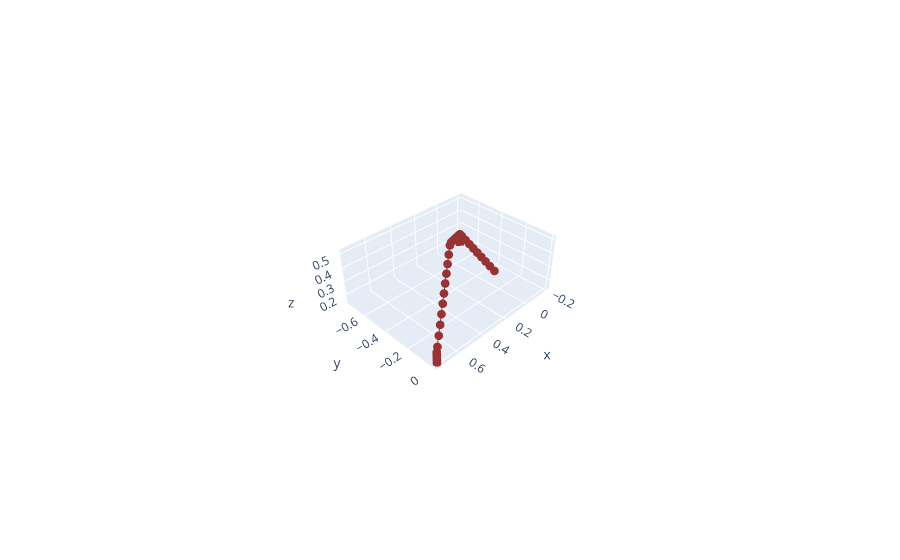

The notebook cell saved with this chart:
### Markdown cell above
Unfortunately, Altair doesn't do 3D plotting (neither does mpld3), so here is the Plotly Express version.

### Code cell
data = dataframe(traj_p_G, np.linspace(traj_p_G.start_time(), traj_p_G.end_time(), 50), ['x','y','z'])
# print(data)
fig = px.line_3d(data, x='x', y='y', z='z')
fig.update_traces(mode='lines+markers',
                  marker=dict(size=3, color="rgb(153, 51, 51)"),
                  line=dict(color="rgb(153, 51, 51)"))
if running_as_notebook:
    fig.show()

### Figure 1 — Plotly figure (JSON) as saved in the notebook; plotly's stock layout.template omitted (floating-point values rounded to 4 significant figures)
{"data": [{"hovertemplate": "x=%{x}<br>y=%{y}<br>z=%{z}<extra></extra>", "legendgroup": "", "line": {"color": "rgb(153, 51, 51)", "dash": "solid"}, "marker": {"color": "rgb(153, 51, 51)", "size": 3}, "mode": "lines+markers", "name": "", "scene": "scene", "showlegend": false, "type": "scatter3d", "x": [0, -0.0234, -0.04679, -0.07019, -0.09358, -0.117, -0.1404, -0.1638, -0.1872, -0.2, -0.2, -0.2, -0.2, -0.2, -0.2, -0.2, -0.2, -0.2, -0.2, -0.1585, -0.1141, -0.06976, -0.02542, 0.01893, 0.06327, 0.1076, 0.152, 0.1963, 0.2407, 0.285, 0.3294, 0.3737, 0.418, 0.4624, 0.5067, 0.5511, 0.5954, 0.6398, 0.6841, 0.7285, 0.75, 0.75, 0.75, 0.75, 0.75, 0.75, 0.75, 0.75, 0.75, 0.75], "y": [-0.25, -0.3085, -0.367, -0.4255, -0.484, -0.5424, -0.6009, -0.6594, -0.7179, -0.75, -0.75, -0.75, -0.75, -0.75, -0.75, -0.75, -0.75, -0.75, -0.75, -0.7172, -0.6822, -0.6472, -0.6122, -0.5772, -0.5422, -0.5071, -0.4721, -0.4371, -0.4021, -0.3671, -0.3321, -0.2971, -0.2621, -0.2271, -0.192, -0.157, -0.122, -0.08702, -0.05201, -0.017, -7.299e-35, -2.149e-34, -3.567e-34, -4.499e-34, -4.499e-34, -4.499e-34, -4.661e-34, -5.607e-34, -6.553e-34, -7.499e-34], "z": [0.25, 0.2471, 0.2442, 0.2412, 0.2383, 0.2354, 0.2325, 0.2295, 0.2266, 0.2136, 0.1884, 0.1632, 0.145, 0.145, 0.145, 0.1477, 0.173, 0.1982, 0.2234, 0.2512, 0.2792, 0.3073, 0.3353, 0.3633, 0.3913, 0.4193, 0.4473, 0.4753, 0.5033, 0.5187, 0.4907, 0.4627, 0.4347, 0.4066, 0.3786, 0.3506, 0.3226, 0.2946, 0.2666, 0.2386, 0.212, 0.1868, 0.1616, 0.145, 0.145, 0.145, 0.1493, 0.1746, 0.1998, 0.225]}], "layout": {"autosize": true, "legend": {"tracegroupgap": 0}, "margin": {"t": 60}, "scene": {"aspectmode": "auto", "aspectratio": {"x": 1.477, "y": 1.166, "z": 0.5809}, "camera": {"center": {"x": 0, "y": 0, "z": 0}, "eye": {"x": 2.622, "y": 2.622, "z": 2.622}, "projection": {"type": "perspective"}, "up": {"x": 0, "y": 0, "z": 1}}, "domain": {"x": [0, 1], "y": [0, 1]}, "xaxis": {"title": {"text": "x"}, "type": "linear"}, "yaxis": {"title": {"text": "y"}, "type": "linear"}, "zaxis": {"title": {"text": "z"}, "type": "linear"}}}}
